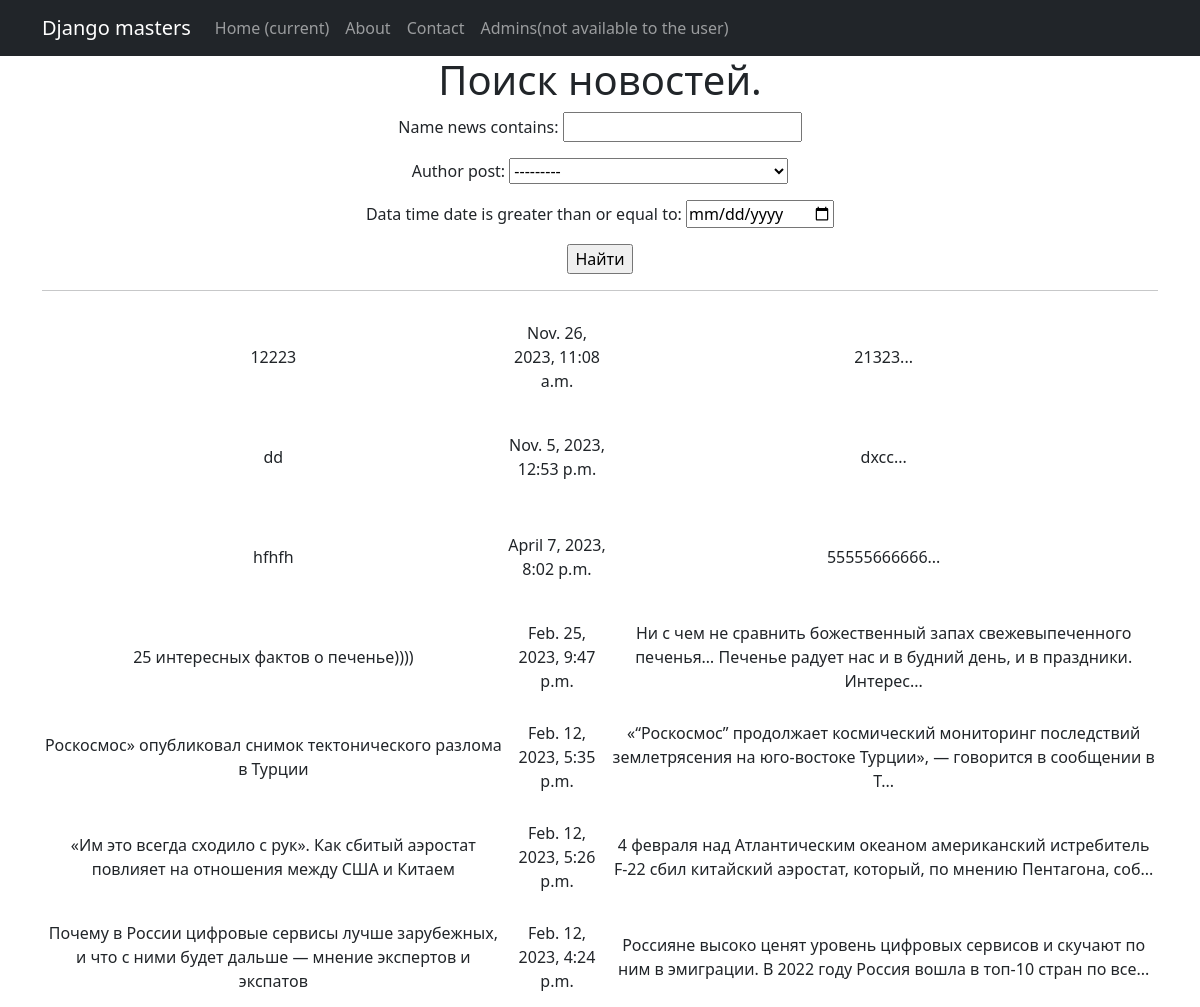
The app's page /NewsPaper/search/, older data.
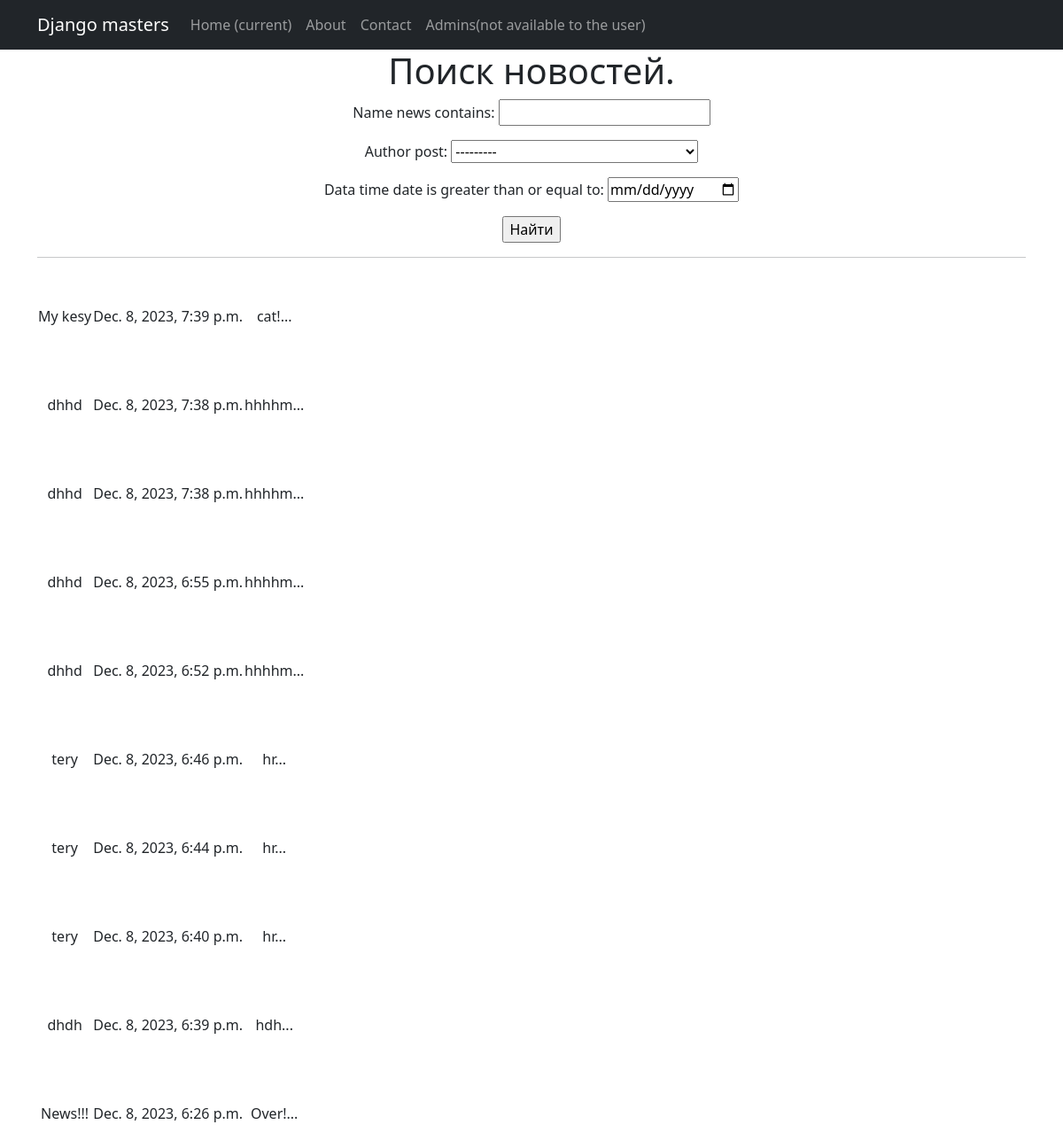
The same page, newer data.
### news/models.py (models this page shows, shortened)
class Post(models.Model):
    news = 'NE'
    article = 'AR'
    FIELD = [
        (news, 'Новость'),
        (article, 'Статья')
    ]
    article_or_news = models.CharField(max_length=2, choices=FIELD)
    data_time = models.DateTimeField(auto_now_add=True)
    name_news = models.CharField(max_length=255)
    text_news = models.TextField()
    rating_news = models.IntegerField(default=0)
    author_post = models.ForeignKey(Author, on_delete=models.CASCADE)
    post_category = models.ManyToManyField(Category, through='PostCategory')
    def preview(self):
        return self.text_news[0:124] + '...'

### news/views.py (the view)
# urls.py: path('search/', NewsSearch.as_view(), name='news_search'),
class NewsSearch(ListView):
    model = Post
    ordering = '-data_time'
    template_name = 'news_search.html'
    context_object_name = 'news_search'
    paginate_by = 10
    def get_context_data(self, **kwargs):
        context = super().get_context_data(**kwargs)
        context['filterset'] = self.filterset
        return context
    def get_queryset(self):
        queryset = super().get_queryset()
        self.filterset = NewsFilter(self.request.GET, queryset)
        return self.filterset.qs

### news/models.py (called while the page is built)
    def __str__(self):
        return f'{self.user_author}'

### templates/news_search.html (shortened to what this page needs)
{% extends 'flatpages/default.html' %}
{% block content %}
<h1>Поиск новостей.</h1>
<form action="" method="get">
   {{ filterset.form.as_p }}
   <input type="submit" value="Найти" />
</form>
<hr>
<table>
    {% for post in news_search %}
           <tr style="height: 100px;">
               <td style="height: 100px;">{{ post.name_news }}</td>
               <td style="height: 100px;">{{ post.data_time }}</td>
               <td style="height: 100px;">{{ post.preview }}</td>
           </tr>
    {% endfor %}
</table>
{% endblock content %}

Row changes from the older to the newer data that the page shows:
no longer on this page (row unchanged): Post: name_news "12223", data_time "Nov. 26, 2023, 11:08 a.m.", preview "21323..."
no longer on this page (row unchanged): Post: name_news "dd", data_time "Nov. 5, 2023, 12:53 p.m.", preview "dxcc..."
no longer on this page (row unchanged): Post: name_news "hfhfh", data_time "April 7, 2023, 8:02 p.m.", preview "55555666666..."
no longer on this page (row unchanged): Post: name_news "25 интересных фактов о печенье))))", data_time "Feb. 25, 2023, 9:47 p.m.", preview "Ни с чем не сравнить божественный запах свежевыпеченного печенья… Печенье радует нас и в будний день, и в праздники. Интерес..."
no longer on this page (row unchanged): Post: name_news "Роскосмос» опубликовал снимок тектонического разлома в Турции", data_time "Feb. 12, 2023, 5:35 p.m.", preview "«“Роскосмос” продолжает космический мониторинг последствий землетрясения на юго-востоке Турции», — говорится в сообщении в T..."
no longer on this page (row unchanged): Post: name_news "«Им это всегда сходило с рук». Как сбитый аэростат повлияет на отношения между США и Китаем", data_time "Feb. 12, 2023, 5:26 p.m.", preview "4 февраля над Атлантическим океаном американский истребитель F-22 сбил китайский аэростат, который, по мнению Пентагона, соб..."
no longer on this page (row edited): Post: name_news "Почему в России цифровые сервисы лучше зарубежных, и что с ними будет дальше — мнение экспертов и экспатов", data_time "Feb. 12, 2023, 4:24 p.m.", preview "Россияне высоко ценят уровень цифровых сервисов и скучают по ним в эмиграции. В 2022 году Россия вошла в топ-10 стран по все..."
added Post: name_news "My kesy", data_time "Dec. 8, 2023, 7:39 p.m.", preview "cat!..."
added Post: name_news "dhhd", data_time "Dec. 8, 2023, 7:38 p.m.", preview "hhhhm..."
added Post: name_news "dhhd", data_time "Dec. 8, 2023, 7:38 p.m.", preview "hhhhm..."
added Post: name_news "dhhd", data_time "Dec. 8, 2023, 6:55 p.m.", preview "hhhhm..."
added Post: name_news "dhhd", data_time "Dec. 8, 2023, 6:52 p.m.", preview "hhhhm..."
added Post: name_news "tery", data_time "Dec. 8, 2023, 6:46 p.m.", preview "hr..."
added Post: name_news "tery", data_time "Dec. 8, 2023, 6:44 p.m.", preview "hr..."
added Post: name_news "tery", data_time "Dec. 8, 2023, 6:40 p.m.", preview "hr..."
added Post: name_news "dhdh", data_time "Dec. 8, 2023, 6:39 p.m.", preview "hdh..."
added Post: name_news "News!!!", data_time "Dec. 8, 2023, 6:26 p.m.", preview "Over!..."
